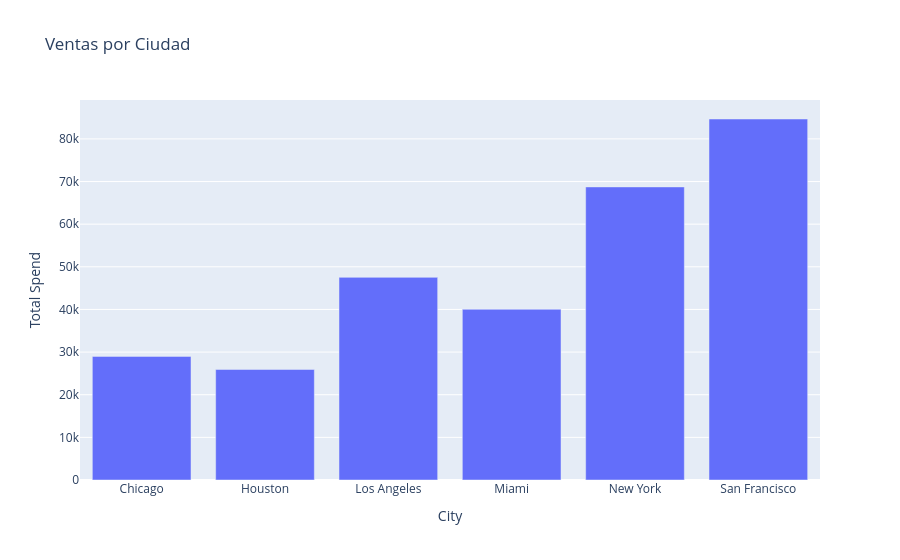

Notebook cell for this chart:
### Code cell
fig = px.bar(df.groupby('City')['Total Spend'].sum().reset_index(),
             x='City', y='Total Spend', title='Ventas por Ciudad')
fig.show()

### Figure 1 — Plotly figure (JSON) as saved in the notebook; plotly's stock layout.template omitted (floating-point values rounded to 4 significant figures)
{"data": [{"hovertemplate": "City=%{x}<br>Total Spend=%{y}<extra></extra>", "legendgroup": "", "marker": {"color": "#636efa", "pattern": {"shape": ""}}, "name": "", "orientation": "v", "showlegend": false, "textposition": "auto", "type": "bar", "x": ["Chicago", "Houston", "Los Angeles", "Miami", "New York", "San Francisco"], "xaxis": "x", "y": [28990.0, 25920.0, 47520.0, 40040.0, 68740.0, 84670.0], "yaxis": "y"}], "layout": {"barmode": "relative", "legend": {"tracegroupgap": 0}, "title": {"text": "Ventas por Ciudad"}, "xaxis": {"anchor": "y", "domain": [0, 1], "title": {"text": "City"}}, "yaxis": {"anchor": "x", "domain": [0, 1], "title": {"text": "Total Spend"}}}}
